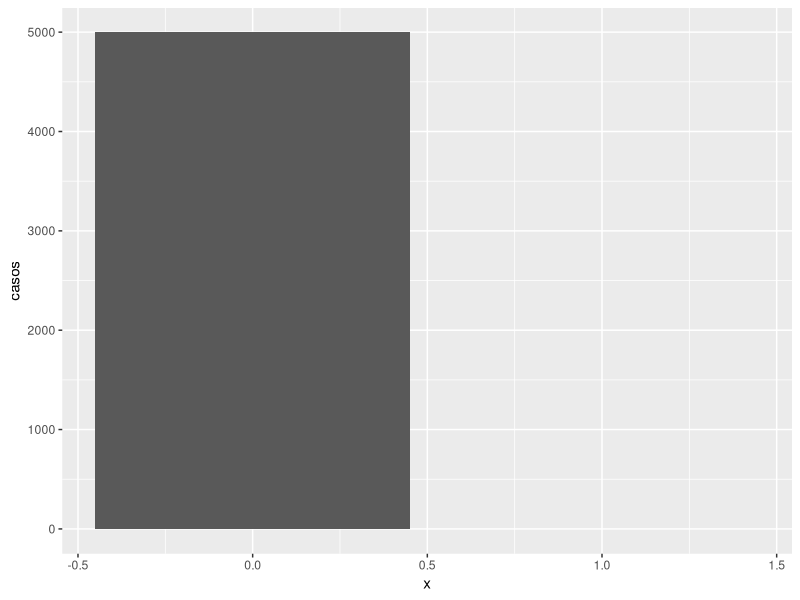
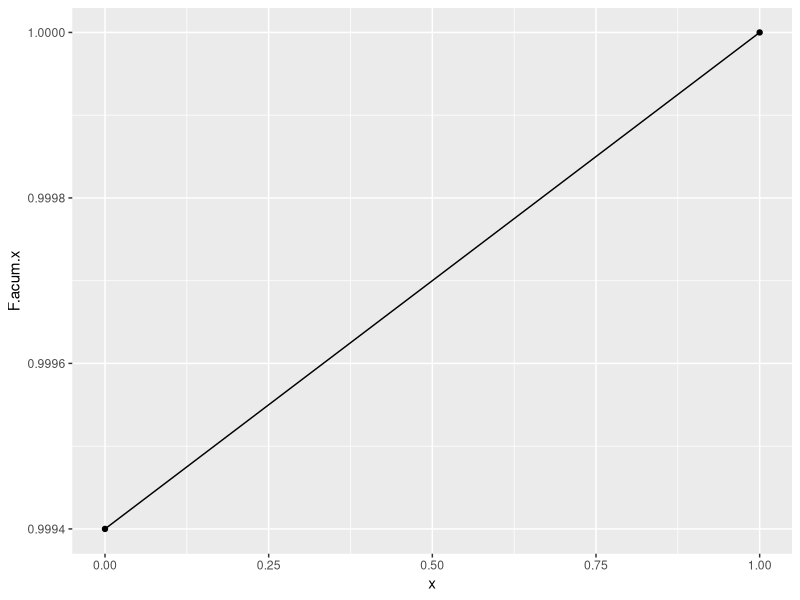
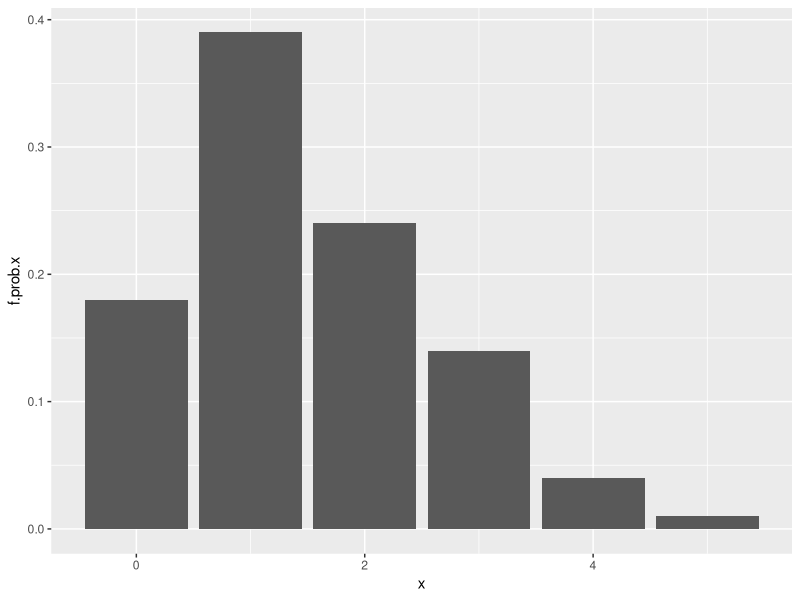
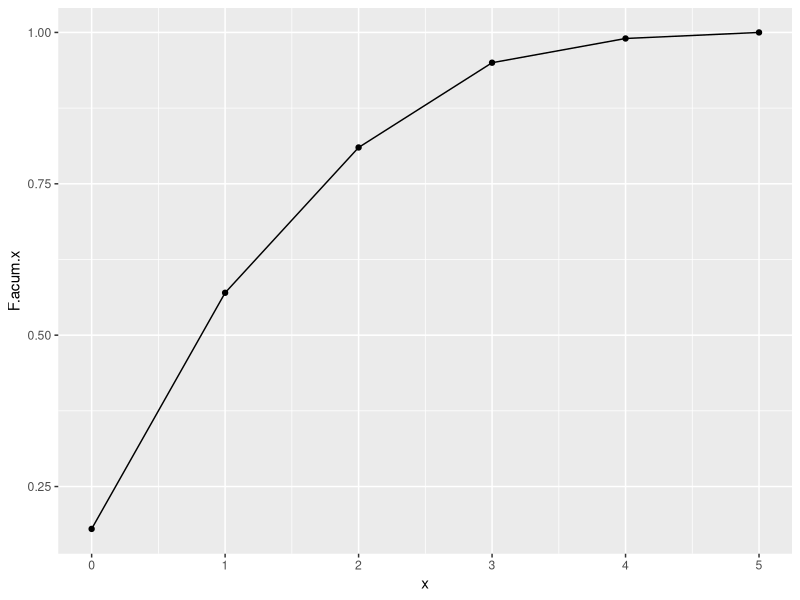

The R script that drew these images, in order: (Note: this script raises an error after producing the figures.)
## ---- chunk 1
library(ggplot2)
library(stringr)  # String
library(stringi)  # String
library(gtools)
library(dplyr)
library(knitr)

## ---- chunk 2
variables <- c(1,2,3,4,5,6)
prob <- c(0.10, 0.14, 0.16, 0.30, 0.20, 0.10)
prob.acumulada <- cumsum(prob)

datos <- data.frame(variables, prob, prob.acumulada)

kable(datos, caption = "Variables aleatorias discretas y su probabilidad. Personas ue vien en casa")


## ---- chunk 3
datos$prob[1]

## ---- chunk 4
datos$prob[4]

## ---- chunk 5
datos$prob[1] + datos$prob[2] + datos$prob[3]
datos$prob.acumulada[3]

## ---- chunk 6
1 - datos$prob.acumulada[4]

datos$prob[5] + datos$prob[6]

## ---- chunk 7
variables <- c(0,1,2,3,4,5,6,7,8,9,10,11,12)
prob <- c(0.05,0.18, 0.16, 0.12, 0.10, 0.08, 0.08, 0.06, 0.04,0.02,0.01, 0.05, 0.05)
prob.acumulada <- cumsum(prob)

datos <- data.frame(variables, prob, prob.acumulada)

kable(datos, caption = "Variables aleatorias discretas y su probabilidad. Semestre en que estudia un alumno")

## ---- chunk 8
i=5 # Variable aleatoria de 5 semestre
datos$prob[i+1]
## ---- chunk 9
i=12 # Variable aleatoria de 12 semestre
datos$prob[i+1]
## ---- chunk 10
iinicial <- 1
ifinal <- 6

sum(datos$prob[c((iinicial+1): (ifinal+1))])

## ---- chunk 11
i <- 7
sum(datos$prob[(i+1):nrow(datos)])

1 - sum(datos$prob.acumulada[i])

## ---- chunk 12
discretas <- c(0,1)   # 0 Que no gane, 1 que gane
n <- 5000
casos <- c(4997,3)
probabilidades <- casos / n

acumulada <- cumsum(probabilidades)   # Acumulada

tabla <- data.frame(x=discretas, 
                    casos = casos,
                    f.prob.x = probabilidades,
                    F.acum.x = acumulada)
tabla

## ---- chunk 13
ggplot(data = tabla, aes(x = x, y=casos)) +
  geom_bar(stat="identity")

## ---- chunk 14
ggplot(data = tabla, aes(x = x, y=F.acum.x)) +
    geom_point() + 
  geom_line()

## ---- chunk 15
discretas <- 0:5   # c(0,1,2,3,4,5)
n <- 300

casos <- c(54, 117, 72, 42, 12, 3)
probabilidades <- casos /n

acumulada <- cumsum(probabilidades)   # Acumulada

tabla <- data.frame(x=discretas, 
                    casos = casos,
                    f.prob.x = probabilidades,
                    F.acum.x = acumulada)
tabla

## ---- chunk 16
ggplot(data = tabla, aes(x = x, y=f.prob.x)) +
  #geom_bar(stat="identity")
  geom_bar(stat="identity")

## ---- chunk 17
ggplot(data = tabla, aes(x = x, y=F.acum.x)) +
  geom_point() + 
  geom_line()

## ---- chunk 18
discretas <- 6:14
#n <- '?'

casos <- c(37369, 87436, 160840,239719,286719,306533,310787,302604,289168)

n <- sum(casos)
probabilidades <- casos /n

acumulada <- cumsum(probabilidades)   # Acumulada

tabla <- data.frame(x=discretas, 
                    casos = casos,
                    f.prob.x = probabilidades,
                    F.acum.x = acumulada)
tabla

## ---- chunk 19
include_graphics("../Imagenes/satisfaccion en el trabajo ejecutivos.jpg")

## ---- chunk 20
discretas <- 1:5
#n <- '?'

casos <- c(5,9,3,42,41)

n <- sum(casos)
probabilidades <- casos /n

acumulada <- cumsum(probabilidades)   


tabla1 <- data.frame(x=discretas, 
                    casos = casos,
                    f.prob.x = probabilidades,
                    F.acum.x = acumulada)
tabla1


paste("La probabilidad de que un ejecutivo de nivel alto dé una puntuación de 4 o 5 a su satisfacción con el trabajo es:", round(sum(tabla1$f.prob.x[4], tabla1$f.prob.x[5]) * 100, 2), "%")

## ---- chunk 21
ggplot(data = tabla1, aes(x = x, y=f.prob.x, fill=x)) + 
  geom_bar(stat="identity")

## ---- chunk 22
ggplot(data = tabla1, aes(x = x, y=F.acum.x)) +
  geom_point(colour="blue") + 
  geom_line(colour="red")

## ---- chunk 23
discretas <- 1:5
#n <- '?'

casos <- c(4, 10, 12, 46, 28)

n <- sum(casos)
probabilidades <- casos /n

acumulada <- cumsum(probabilidades)   


tabla2 <- data.frame(x=discretas, 
                    casos = casos,
                    f.prob.x = probabilidades,
                    F.acum.x = acumulada)
tabla2

paste(" La probabilidad de que un ejecutivo de nivel medio esté muy satisfecho es:", round(tabla2$f.prob.x[5] * 100, 2), "%")
## ---- chunk 24
ggplot(data = tabla2, aes(x = x, y=f.prob.x, fill=x)) + 
  geom_bar(stat="identity")
## ---- chunk 25
ggplot(data = tabla2, aes(x = x, y=F.acum.x)) +
  geom_point(colour="blue") + 
  geom_line(colour="red")
## ---- chunk 26
S <- c("NNN", "NND", "NDN", "DNN", 
        "NDD", "DND", "DDN", "DDD")
S

## ---- chunk 27
discretas <- 0:3
#n <- '?'

casos <- c(1,3,3,1)

n <- sum(casos)
probabilidades <- casos /n

acumulada <- cumsum(probabilidades)   # Acumulada

tabla <- data.frame(x=discretas, 
                    casos = casos,
                    f.prob.x = probabilidades,
                    F.acum.x = acumulada)
tabla

## ---- chunk 28
x <- 1  
paste("La probabilidad de que haya 1 defecto es: ",round(tabla$f.prob.x[x+1] * 100, 2), "%")


## ---- chunk 29
x <- 2 
paste("La probabilidad de que haya 2 defectos o mas es: ",round(sum(tabla$f.prob.x[x+1], tabla$f.prob.x[x+2]) * 100, 2), "%")

## ---- chunk 30
ggplot(data = tabla, aes(x = x, y=f.prob.x)) +
  #geom_bar(stat="identity")
  geom_bar(stat="identity")

## ---- chunk 31
ggplot(data = tabla, aes(x = x, y=F.acum.x)) +
  geom_point() + 
  geom_line() 

